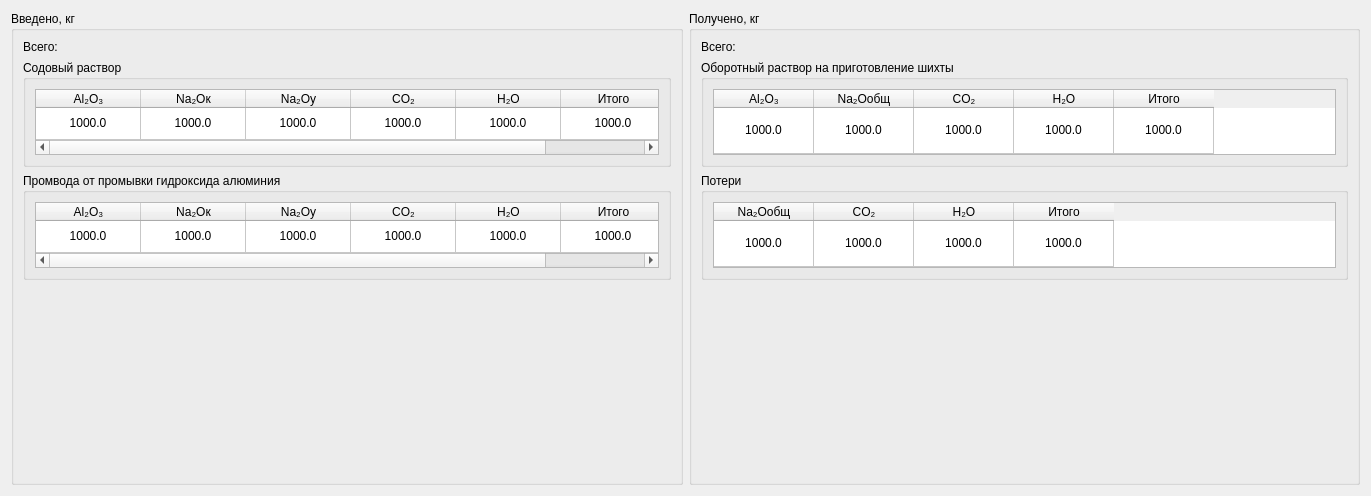
               <widget class="QWidget" name="scrollAreaWidgetContents_14">
                <property name="geometry">
                 <rect>
                  <x>0</x>
                  <y>0</y>
                  <width>1371</width>
                  <height>496</height>
                 </rect>
                </property>
                <layout class="QHBoxLayout" name="horizontalLayout_181">
                 <item>
                  <widget class="QGroupBox" name="groupBox_183">
                   <property name="title">
                    <string>Введено, кг</string>
                   </property>
                   <layout class="QVBoxLayout" name="verticalLayout_19">
                    <item>
                     <widget class="QLabel" name="label_25">
                      <property name="text">
                       <string>Всего:</string>
                      </property>
                     </widget>
                    </item>
                    <item>
                     <widget class="QGroupBox" name="groupBox_307">
                      <property name="maximumSize">
                       <size>
                        <width>16777215</width>
                        <height>107</height>
                       </size>
                      </property>
                      <property name="title">
                       <string>Содовый раствор</string>
                      </property>
                      <layout class="QHBoxLayout" name="horizontalLayout_324">
                       <item>
                        <widget class="QTableWidget" name="tableAlkalineSolution26">
                         <property name="maximumSize">
                          <size>
                           <width>16777215</width>
                           <height>71</height>
                          </size>
                         </property>
                         <attribute name="horizontalHeaderDefaultSectionSize">
                          <number>105</number>
                         </attribute>
                         <attribute name="horizontalHeaderStretchLastSection">
                          <bool>true</bool>
                         </attribute>
                         <attribute name="verticalHeaderVisible">
                          <bool>false</bool>
                         </attribute>
                         <attribute name="verticalHeaderStretchLastSection">
                          <bool>true</bool>
                         </attribute>
                         <row>
                          <property name="text">
                           <string>1</string>
                          </property>
                         </row>
                         <column>
                          <property name="text">
                           <string>Al₂O₃</string>
                          </property>
                         </column>
                         <column>
                          <property name="text">
                           <string>Na₂Oк</string>
                          </property>
                         </column>
                         <column>
                          <property name="text">
                           <string>Na₂Oу</string>
                          </property>
                         </column>
                         <column>
                          <property name="text">
                           <string>CO₂</string>
                          </property>
                         </column>
                         <column>
                          <property name="text">
                           <string>H₂O</string>
                          </property>
                         </column>
                         <column>
                          <property name="text">
                           <string>Итого</string>
                          </property>
                         </column>
                         <item row="0" column="0">
                          <property name="text">
                           <string>1000.0</string>
                          </property>
                          <property name="textAlignment">
                           <set>AlignCenter</set>
                          </property>
                         </item>
                         <item row="0" column="1">
                          <property name="text">
                           <string>1000.0</string>
                          </property>
                          <property name="textAlignment">
                           <set>AlignCenter</set>
                          </property>
                         </item>
                         <item row="0" column="2">
                          <property name="text">
                           <string>1000.0</string>
                          </property>
                          <property name="textAlignment">
                           <set>AlignCenter</set>
                          </property>
                         </item>
                         <item row="0" column="3">
                          <property name="text">
                           <string>1000.0</string>
                          </property>
                          <property name="textAlignment">
                           <set>AlignCenter</set>
                          </property>
                         </item>
                         <item row="0" column="4">
                          <property name="text">
                           <string>1000.0</string>
                          </property>
                          <property name="textAlignment">
                           <set>AlignCenter</set>
                          </property>
                         </item>
                         <item row="0" column="5">
                          <property name="text">
                           <string>1000.0</string>
                          </property>
                          <property name="textAlignment">
                           <set>AlignCenter</set>
                          </property>
                         </item>
                        </widget>
                       </item>
                      </layout>
                     </widget>
                    </item>
                    <item>
                     <widget class="QGroupBox" name="groupBox_309">
                      <property name="maximumSize">
                       <size>
                        <width>16777215</width>
                        <height>107</height>
                       </size>
                      </property>
                      <property name="title">
                       <string>Промвода от промывки гидроксида алюминия</string>
                      </property>
                      <layout class="QHBoxLayout" name="horizontalLayout_326">
                       <item>
                        <widget class="QTableWidget" name="tablePromwater26">
                         <property name="maximumSize">
                          <size>
                           <width>16777215</width>
                           <height>71</height>
                          </size>
                         </property>
                         <attribute name="horizontalHeaderDefaultSectionSize">
                          <number>105</number>
                         </attribute>
                         <attribute name="horizontalHeaderStretchLastSection">
                          <bool>true</bool>
                         </attribute>
                         <attribute name="verticalHeaderVisible">
                          <bool>false</bool>
                         </attribute>
                         <attribute name="verticalHeaderStretchLastSection">
                          <bool>true</bool>
                         </attribute>
                         <row>
                          <property name="text">
                           <string>1</string>
                          </property>
                         </row>
                         <column>
                          <property name="text">
                           <string>Al₂O₃</string>
                          </property>
                         </column>
                         <column>
                          <property name="text">
                           <string>Na₂Oк</string>
                          </property>
                         </column>
                         <column>
                          <property name="text">
                           <string>Na₂Oу</string>
                          </property>
                         </column>
                         <column>
                          <property name="text">
                           <string>CO₂</string>
                          </property>
                         </column>
                         <column>
                          <property name="text">
                           <string>H₂O</string>
                          </property>
                         </column>
                         <column>
                          <property name="text">
                           <string>Итого</string>
                          </property>
                         </column>
                         <item row="0" column="0">
                          <property name="text">
                           <string>1000.0</string>
                          </property>
                          <property name="textAlignment">
                           <set>AlignCenter</set>
                          </property>
                         </item>
                         <item row="0" column="1">
                          <property name="text">
                           <string>1000.0</string>
                          </property>
                          <property name="textAlignment">
                           <set>AlignCenter</set>
                          </property>
                         </item>
                         <item row="0" column="2">
                          <property name="text">
                           <string>1000.0</string>
                          </property>
                          <property name="textAlignment">
                           <set>AlignCenter</set>
                          </property>
                         </item>
                         <item row="0" column="3">
                          <property name="text">
                           <string>1000.0</string>
                          </property>
                          <property name="textAlignment">
                           <set>AlignCenter</set>
                          </property>
                         </item>
                         <item row="0" column="4">
                          <property name="text">
                           <string>1000.0</string>
                          </property>
                          <property name="textAlignment">
                           <set>AlignCenter</set>
                          </property>
                         </item>
                         <item row="0" column="5">
                          <property name="text">
                           <string>1000.0</string>
                          </property>
                          <property name="textAlignment">
                           <set>AlignCenter</set>
                          </property>
                         </item>
                        </widget>
                       </item>
                      </layout>
                     </widget>
                    </item>
                    <item>
                     <spacer name="verticalSpacer_19">
                      <property name="orientation">
                       <enum>Qt::Vertical</enum>
                      </property>
                      <property name="sizeHint" stdset="0">
                       <size>
                        <width>20</width>
                        <height>231</height>
                       </size>
                      </property>
                     </spacer>
                    </item>
                   </layout>
                  </widget>
                 </item>
                 <item>
                  <widget class="QGroupBox" name="groupBox_190">
                   <property name="title">
                    <string>Получено, кг</string>
                   </property>
                   <layout class="QVBoxLayout" name="verticalLayout_20">
                    <item>
                     <widget class="QLabel" name="label_26">
                      <property name="text">
                       <string>Всего:</string>
                      </property>
                     </widget>
                    </item>
                    <item>
                     <widget class="QGroupBox" name="groupBox_313">
                      <property name="maximumSize">
                       <size>
                        <width>16777215</width>
                        <height>107</height>
                       </size>
                      </property>
                      <property name="title">
                       <string>Оборотный раствор на приготовление шихты</string>
                      </property>
                      <layout class="QHBoxLayout" name="horizontalLayout_330">
                       <item>
                        <widget class="QTableWidget" name="tableRecycledSolution26">
                         <property name="maximumSize">
                          <size>
                           <width>16777215</width>
                           <height>71</height>
                          </size>
                         </property>
                         <attribute name="horizontalHeaderDefaultSectionSize">
                          <number>100</number>
                         </attribute>
                         <attribute name="verticalHeaderVisible">
                          <bool>false</bool>
                         </attribute>
                         <attribute name="verticalHeaderStretchLastSection">
                          <bool>true</bool>
                         </attribute>
                         <row>
                          <property name="text">
                           <string>1</string>
                          </property>
                         </row>
                         <column>
                          <property name="text">
                           <string>Al₂O₃</string>
                          </property>
                         </column>
                         <column>
                          <property name="text">
                           <string>Na₂Oобщ</string>
                          </property>
                         </column>
                         <column>
                          <property name="text">
                           <string>CO₂</string>
                          </property>
                         </column>
                         <column>
                          <property name="text">
                           <string>H₂O</string>
                          </property>
                         </column>
                         <column>
                          <property name="text">
                           <string>Итого</string>
                          </property>
                         </column>
                         <item row="0" column="0">
                          <property name="text">
                           <string>1000.0</string>
                          </property>
                          <property name="textAlignment">
                           <set>AlignCenter</set>
                          </property>
                         </item>
                         <item row="0" column="1">
                          <property name="text">
                           <string>1000.0</string>
                          </property>
                          <property name="textAlignment">
                           <set>AlignCenter</set>
                          </property>
                         </item>
                         <item row="0" column="2">
                          <property name="text">
                           <string>1000.0</string>
                          </property>
                          <property name="textAlignment">
                           <set>AlignCenter</set>
                          </property>
                         </item>
                         <item row="0" column="3">
                          <property name="text">
                           <string>1000.0</string>
                          </property>
                          <property name="textAlignment">
                           <set>AlignCenter</set>
                          </property>
                         </item>
                         <item row="0" column="4">
                          <property name="text">
                           <string>1000.0</string>
                          </property>
                          <property name="textAlignment">
                           <set>AlignCenter</set>
                          </property>
                         </item>
                        </widget>
                       </item>
                      </layout>
                     </widget>
                    </item>
                    <item>
                     <widget class="QGroupBox" name="groupBox_315">
                      <property name="maximumSize">
                       <size>
                        <width>16777215</width>
                        <height>107</height>
                       </size>
                      </property>
                      <property name="title">
                       <string>Потери</string>
                      </property>
                      <layout class="QHBoxLayout" name="horizontalLayout_332">
                       <item>
                        <widget class="QTableWidget" name="tableLosses26">
                         <property name="maximumSize">
                          <size>
                           <width>16777215</width>
                           <height>71</height>
                          </size>
                         </property>
                         <attribute name="horizontalHeaderDefaultSectionSize">
                          <number>100</number>
                         </attribute>
                         <attribute name="verticalHeaderVisible">
                          <bool>false</bool>
                         </attribute>
                         <attribute name="verticalHeaderStretchLastSection">
                          <bool>true</bool>
                         </attribute>
                         <row>
                          <property name="text">
                           <string>1</string>
                          </property>
                         </row>
                         <column>
                          <property name="text">
                           <string>Na₂Oобщ</string>
                          </property>
                         </column>
                         <column>
                          <property name="text">
                           <string>CO₂</string>
                          </property>
                         </column>
                         <column>
                          <property name="text">
                           <string>H₂O</string>
                          </property>
                         </column>
                         <column>
                          <property name="text">
                           <string>Итого</string>
                          </property>
                         </column>
                         <item row="0" column="0">
                          <property name="text">
                           <string>1000.0</string>
                          </property>
                          <property name="textAlignment">
                           <set>AlignCenter</set>
                          </property>
                         </item>
                         <item row="0" column="1">
                          <property name="text">
                           <string>1000.0</string>
                          </property>
                          <property name="textAlignment">
                           <set>AlignCenter</set>
                          </property>
                         </item>
                         <item row="0" column="2">
                          <property name="text">
                           <string>1000.0</string>
                          </property>
                          <property name="textAlignment">
                           <set>AlignCenter</set>
                          </property>
                         </item>
                         <item row="0" column="3">
                          <property name="text">
                           <string>1000.0</string>
                          </property>
                          <property name="textAlignment">
                           <set>AlignCenter</set>
                          </property>
                         </item>
                        </widget>
                       </item>
                      </layout>
                     </widget>
                    </item>
                    <item>
                     <spacer name="verticalSpacer_20">
                      <property name="orientation">
                       <enum>Qt::Vertical</enum>
                      </property>
                      <property name="sizeHint" stdset="0">
                       <size>
                        <width>20</width>
                        <height>231</height>
                       </size>
                      </property>
                     </spacer>
                    </item>
                   </layout>
                  </widget>
                 </item>
                </layout>
               </widget>
